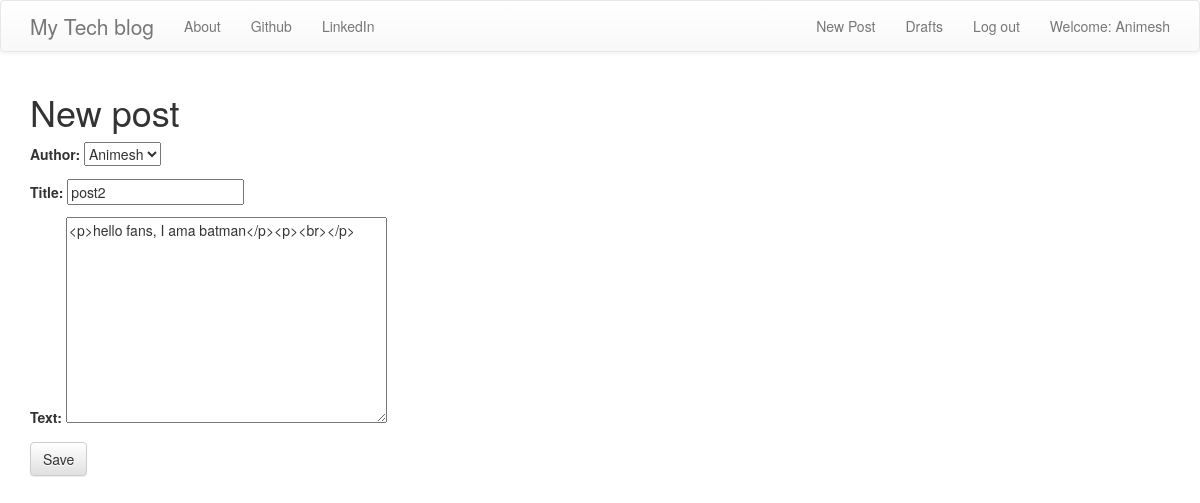
The app's page /post/5/edit/ (signed in) with its own data.
### blog/models.py (models this page shows, shortened)
class Post(models.Model):
    author = models.ForeignKey('auth.User',on_delete=models.CASCADE)
    title = models.CharField(max_length=256)
    text = models.TextField()
    create_date = models.DateTimeField(default=timezone.now())
    published_date = models.DateTimeField(blank=True,null=True)

### blog/views.py (the view)
# urls.py: url(r'^post/(?P<pk>\d+)/edit/$', views.PostUpdateView.as_view(), name='post_edit'),
class PostUpdateView(LoginRequiredMixin,UpdateView):
    login_url = '/login/'
    redirect_field_name = 'blog/post_detail.html'
    form_class = PostForm
    model = Post

### blog/forms.py
class PostForm(forms.ModelForm):
    class Meta:
        model = Post
        fields = ('author','title', 'text',)
        widgets = {
            'title': forms.TextInput(attrs={'class': 'textinputclass'}),
            'text': forms.Textarea(attrs={'class': 'editable medium-editor-textarea postcontent'}),
        }

### blog/templates/blog/post_form.html (shortened to what this page needs)
{% extends 'blog/base.html' %}
{% block content %}
    <h1>New post</h1>
    <form method="POST" class="post-form">
    {{form.as_p}}
    <button type="submit" class="save btn btn-default">Save</button>
    </form>
{% endblock %}

### blog/templates/blog/base.html (shortened to what this page needs)
<!DOCTYPE html>
{% load static %}
<html>
    <head>
<link rel="stylesheet" href="https://stackpath.bootstrapcdn.com/bootstrap/3.4.1/css/bootstrap.min.css">
<link rel="stylesheet" href="https://stackpath.bootstrapcdn.com/bootstrap/3.4.1/css/bootstrap-theme.min.css">
<link rel="stylesheet" href="//cdn.jsdelivr.net/npm/medium-editor@latest/dist/css/medium-editor.min.css" type="text/css" media="screen" charset="utf-8">
        <link rel="stylesheet" href="{% static 'css/blog.css' %}">
<body class='loader'>
  <nav class="navbar navbar-default techfont custom-navbar">
    <div class="container">
      <ul class="nav navbar-nav">
        <li><a class='navbar-brand bigbrand' href="{% url 'post_list' %}">My Tech blog</a></li>
        <li><a href="{% url 'about' %}">About</a></li>
        <li><a href="https://www.github.com">Github</a></li>
        <li><a href="https://www.linkedin.com">LinkedIn</a></li>
      </ul>
      <ul class="nav navbar-nav navbar-right">
        {% if user.is_authenticated %}
        <li>
          <a href="{% url 'post_new' %}" >New Post</a>
        </li>
        <li>
          <a href="{% url 'post_draft_list' %}">Drafts</a>
        </li>
        <li>
          <a href="{% url 'logout' %}" >Log out</a>
        </li>
        <li>
          <a >Welcome: {{ user.username }}</a>
        </li>
          {% else %}
          <li><a class='nav navbar-right' href="{% url 'login' %}" ><span class="glyphicon glyphicon-user"></span></a></li>
        {% endif %}
      </ul>
  </div>
</nav>
        <div class="content container">
            <div class="row">
                <div class="col-md-8">
                  <div class="blog_posts">
                    {% block content %}
                    {% endblock %}
                  </div>
                </div>
            </div>
        </div>
</body>
</html>

### blog/static/css/blog.css (style rules this page uses)
.bigbrand { font-size: 1.5em; }
.loader { filter:hue-rotate(0deg); color:linear-gradient(45deg,#0f8,#08f); animation:hue 10000ms infinite linear; }

### records on screen
Post: author "Animesh", title "post2", text "<p>hello fans, I ama batman</p><p><br></p>"

### other values on screen
{{ user.username }} "Animesh"
